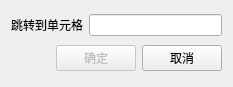
<?xml version="1.0" encoding="UTF-8"?>
<ui version="4.0">
 <class>GoToCellDialog</class>
 <widget class="QDialog" name="GoToCellDialog">
  <property name="geometry">
   <rect>
    <x>0</x>
    <y>0</y>
    <width>233</width>
    <height>87</height>
   </rect>
  </property>
  <property name="windowTitle">
   <string>转到单元格</string>
  </property>
  <layout class="QHBoxLayout" name="horizontalLayout_3">
   <item>
    <layout class="QVBoxLayout" name="verticalLayout">
     <item>
      <layout class="QHBoxLayout" name="textLayout">
       <item>
        <widget class="QLabel" name="label">
         <property name="text">
          <string>跳转到单元格</string>
         </property>
         <property name="buddy">
          <cstring>lineEdit</cstring>
         </property>
        </widget>
       </item>
       <item>
        <widget class="QLineEdit" name="lineEdit"/>
       </item>
      </layout>
     </item>
     <item>
      <layout class="QHBoxLayout" name="buttonLayout">
       <item>
        <spacer name="horizontalSpacer">
         <property name="orientation">
          <enum>Qt::Horizontal</enum>
         </property>
         <property name="sizeHint" stdset="0">
          <size>
           <width>40</width>
           <height>20</height>
          </size>
         </property>
        </spacer>
       </item>
       <item>
        <widget class="QPushButton" name="btnOK">
         <property name="enabled">
          <bool>false</bool>
         </property>
         <property name="text">
          <string>确定</string>
         </property>
         <property name="default">
          <bool>true</bool>
         </property>
        </widget>
       </item>
       <item>
        <widget class="QPushButton" name="btnCancel">
         <property name="text">
          <string>取消</string>
         </property>
         <property name="default">
          <bool>false</bool>
         </property>
        </widget>
       </item>
      </layout>
     </item>
    </layout>
   </item>
  </layout>
 </widget>
 <tabstops>
  <tabstop>lineEdit</tabstop>
  <tabstop>btnOK</tabstop>
  <tabstop>btnCancel</tabstop>
 </tabstops>
 <resources>
  <include location="../resources.qrc"/>
 </resources>
 <connections/>
</ui>
